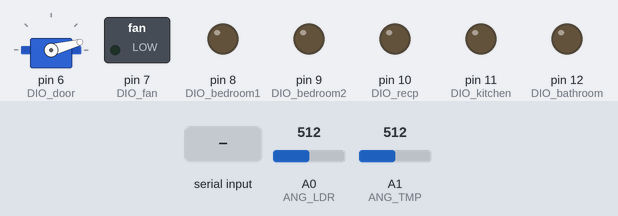
Recording of a sketch running on a simulated Arduino Uno, built with avr-gcc and run on an emulated ATmega328P. Shown: servo, switched loads named in the sketch (green lamp = pin HIGH), output pins drawn as LEDs (lit = HIGH). The test bench sets the inputs (shaded band); at power-on: A0 (ANG_LDR) = 512, A1 (ANG_TMP) = 512. What the sketch prints to the serial monitor is not drawn.

Above: at 1.2 s.
1.3 s: "c" received over Serial
At 2.3 s:
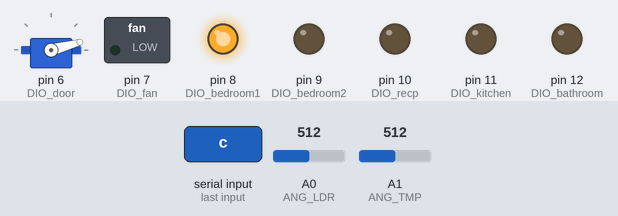
2.8 s: byte 109 ('m') received over Serial
At 3.2 s:
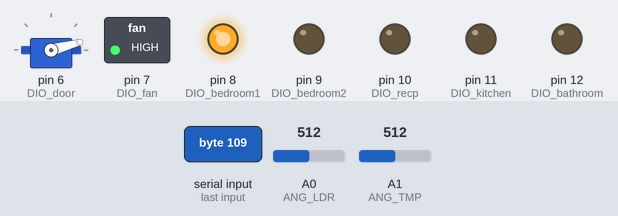
4.4 s: byte 107 ('k') received over Serial
At 5.3 s:
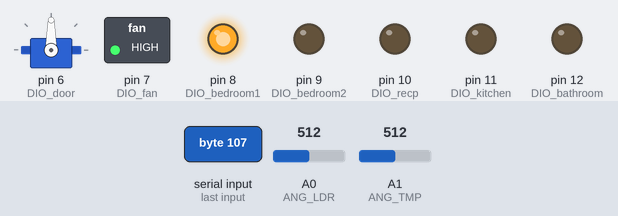
5.9 s: byte 110 ('n') received over Serial
At 6.9 s:
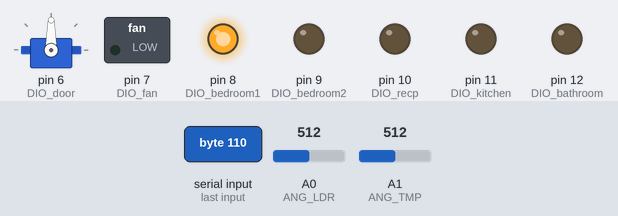
7.4 s: "d" received over Serial
At 7.8 s:
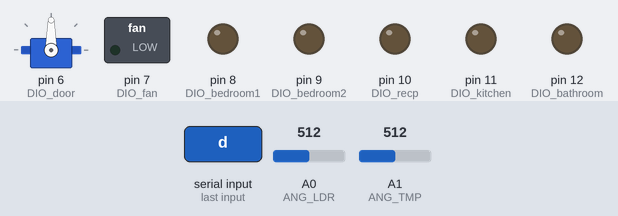
8.9 s: "e" received over Serial
At 9.4 s:
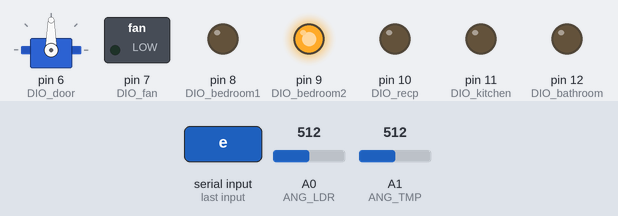
Timing chart, 0 to 11.4 s (numbered marks = the images above; inputs shaded):
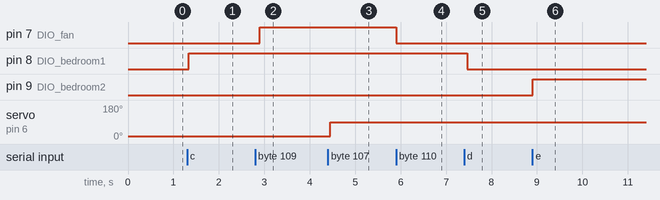

The sketch:

HouseInHand.ino
```cpp
#include <Arduino.h>
#include <Servo.h>    // because I will use the servo to control a door

#define LDR_LOW_THRESHOLD 450
#define LDR_HIGH_THRESHOLD 500


/* DIO pins */
const int DIO_bedroom1  = 8 ;
const int DIO_bedroom2  = 9 ;
const int DIO_recp      = 10;
const int DIO_kitchen   = 11;
const int DIO_bathroom  = 12;
const int DIO_fan       = 7 ;
const int DIO_door      = 6 ;

const int DIO_PIR		= 5 ;
const int DIO_BUZZER 	= 3	;

const int ANG_LDR		= A0;
const int ANG_TMP		= A1;

Servo door;


/* Global Variable */
// Default Values
String Garage_stat 	= "FREE";
String Alarm_stat 	= "OFF";
float Temperaure 	= 25.0;
bool Alarm_mode = false ;

/* Function Prototypes */
void DIO_doorOpen();
void DIO_doorClose();
void sendData();
void checkGarage();
void checkAlarm();
void readTemp();
float getInstantTemp();

/*
  Function to initialize the digital inputs and outputs:
  bedrooms, reception, kitchen, bathroom
*/
void DIO_init() {
  /*DIO*/
  pinMode(DIO_bedroom1, OUTPUT);
  pinMode(DIO_bedroom2, OUTPUT);
  pinMode(DIO_recp,     OUTPUT);
  pinMode(DIO_kitchen , OUTPUT);
  pinMode(DIO_bathroom, OUTPUT);
  pinMode(DIO_fan     , OUTPUT);	// Fan
  pinMode(DIO_PIR	  , INPUT );	// Motion Detection Sensor
  pinMode(DIO_BUZZER  , OUTPUT);	// Alarm Buzzer
  /*Analog */
  pinMode(ANG_LDR		,INPUT);	// Garage Sensor
  /*Door*/
  door.attach(DIO_door);
  door.write(0);
}

// Start up code, executed only once
void setup() {
  DIO_init();       // initialize the digital inputs/outputs
  Serial.begin(9600);     // Initialize Serial PORT <=> Bluetooth
  door.write(15);
}

// Program
void loop() {
  if(Serial.available()) {
    char x = Serial.read();
    switch(x) {
      // Bedroom1
      case 'c': digitalWrite(DIO_bedroom1, HIGH ); break;
      case 'd': digitalWrite(DIO_bedroom1, LOW  ); break;
      // Bedroom2
      case 'e': digitalWrite(DIO_bedroom2, HIGH ); break;
      case 'f': digitalWrite(DIO_bedroom2, LOW  ); break;
      // Reception
      case 'a': digitalWrite(DIO_recp,     HIGH ); break;
      case 'b': digitalWrite(DIO_recp,     LOW  ); break;
      // Kitchen
      case 'g': digitalWrite(DIO_kitchen,  HIGH ); break;
      case 'h': digitalWrite(DIO_kitchen,  LOW ); break;
      // Bathroom
      case 'i': digitalWrite(DIO_bathroom, HIGH ); break;
      case 'j': digitalWrite(DIO_bathroom, LOW  ); break;
      // Fan
      case 'm': digitalWrite(DIO_fan     , HIGH ); break;
      case 'n': digitalWrite(DIO_fan     , LOW  ); break;
      // Door
      case 'k': DIO_doorOpen  ();                  break;
      case 'l': DIO_doorClose ();                  break;
      // Alarm System
      case 'x' : Alarm_mode = true;  			   break;
      case 'y' : Alarm_mode = false;  			   break;

      default: break;
    }
  }


  checkGarage();
  checkAlarm();
  readTemp();
  sendData();
  delay(100);


}


void DIO_doorOpen(){
  door.write(90);
}

void DIO_doorClose(){
  door.write(15);
}


void sendData()
{
  Serial.print("#");
  Serial.print(Garage_stat);
  Serial.print("+");
  Serial.print(Alarm_stat);
  Serial.print("+");
  Serial.print(Temperaure);
  Serial.println("~");

}


void checkGarage()
{
  // We've used hysteresis control
  int lux = analogRead(ANG_LDR);
  if(lux > LDR_HIGH_THRESHOLD) {
    // this means that the sensor is reading a dark lux (car in the garage)
    Garage_stat = "BUSY";
  } else if ( lux < LDR_LOW_THRESHOLD) {
    // this means that (car place is free)
    Garage_stat = "FREE";
  } else {
    // Do nothing
  }
}

void checkAlarm()
{
  if (Alarm_mode == true )
  {
  // Alarm mode is on
    if (digitalRead(DIO_PIR) == HIGH )
    {
     // there is somone
      Alarm_stat = "ALARM" ;
    }else
    {
     // there is no one
      Alarm_stat = "NORMAL" ;
    }
  }else
  {
   Alarm_stat = "OFF";

  }


  // buzzer condition
  if (Alarm_stat == "ALARM" )
  {
    // there is someone
    tone(DIO_BUZZER , 1000 );

  }else
  {
    noTone(DIO_BUZZER);
  }

}
void readTemp()
{

  // Using the average filter to stabilize the temperatures readings
  float sumOfTemp = 0;
  for(int i=0; i<64; i++)
  {
    // summing all the temperatures
    sumOfTemp += getInstantTemp();
  }
  // getting the average temperature
  Temperaure = (int)sumOfTemp >> 6;


  if (Temperaure > 50.0 )
  {
   // start of fire

    //tone(DIO_BUZZER , 1000);
  }else
  {
  noTone(DIO_BUZZER);
  }

}

float getInstantTemp() {
    float rawData = analogRead(ANG_TMP);
    float volt = 5.0 * rawData / 1024.0 ;
    float instantTemp = (volt) / 0.01 ;
    return instantTemp;
}
```

Measured:
- after the input at 1.3 s, pin 8 (DIO_bedroom1): LOW → HIGH at once
- after the input at 2.8 s, pin 7 (DIO_fan): LOW → HIGH after 0.10 s
- after the input at 4.4 s, servo on pin 6 (DIO_door): 15° → 90° after 0.05 s
- after the input at 5.9 s, pin 7 (DIO_fan): HIGH → LOW at once
- after the input at 7.4 s, pin 8 (DIO_bedroom1): HIGH → LOW after 0.06 s
- after the input at 8.9 s, pin 9 (DIO_bedroom2): LOW → HIGH at once
